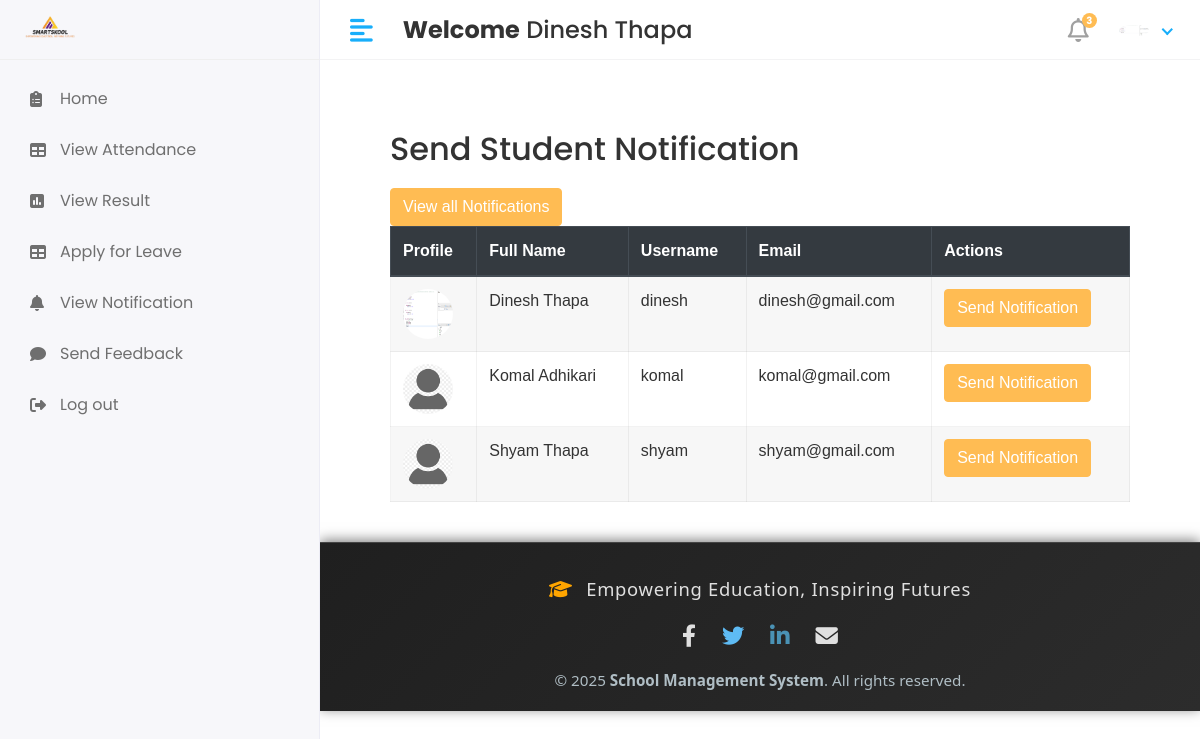
Screenshot of /Hod/Student/send_notification (signed in) with the database file from the repository.
### app/models.py (models this page shows, shortened)
class CustomUser(AbstractUser):
   USER= (
      (1,'hod'),
      (2,'staff'),
      (3,'student'),
    )
   user_type=models.CharField(choices=USER,max_length=50,default=1)
   profile_pic = models.ImageField(upload_to='media/profile_pics')

class student(models.Model):
    admin = models.OneToOneField(CustomUser, on_delete=models.DO_NOTHING)
    address = models.TextField()
    gender = models.CharField(max_length=10)
    phone_number = models.CharField(max_length=15, default='')
    course_id = models.ForeignKey(course, on_delete=models.DO_NOTHING)
    session_year_id = models.ForeignKey(session_year, on_delete=models.DO_NOTHING)
    created_at = models.DateField(auto_now_add=True)
    updated_at = models.DateField(auto_now=True)

### school_management_system/Hod_Views.py (the view)
# urls.py: path('Hod/Student/send_notification',Hod_Views.send_student_notification,name='send_student_notification'),
@login_required(login_url='/')
def send_student_notification(request):
    students = student.objects.all()
    see_notification = student_notification.objects.all().order_by('-id')[0:5]
    context = {
        'students': students,
        'see_notification': see_notification,
    }
    return render(request, 'Hod/send_student_notification.html',context)

### templates/Hod/send_student_notification.html (shortened to what this page needs)
{% extends 'base.html' %}
{%load static%}
{% block content%}
<div class="container" style="padding: 40px; font-family: Arial, sans-serif;">
    <h2 style="color: #333; margin-bottom: 20px;">Send Student Notification</h2>
    <button type="button" class="btn btn-primary" data-toggle="modal" data-target="#exampleModal">
     View all Notifications
    </button>
    <div class="table-responsive">
        <table id="studentTable" class="table table-striped table-bordered" style="width: 100%; background: #fff;">
            <thead class="thead-dark">
                <tr>
                    <th>Profile</th>
                    <th>Full Name</th>
                    <th>Username</th>
                    <th>Email</th>
                    <th>Actions</th>
                </tr>
            </thead>
            <tbody>
                {% for i in students %}
                <tr>
                    <td>
                        {% if i.admin.profile_pic %}
                            <img src="{{ i.admin.profile_pic.url }}" width="50" height="50" class="rounded-circle">
                        {% else %}
                            No Image
                        {% endif %}
                    </td>
                    <td>{{ i.admin.first_name }} {{ i.admin.last_name }}</td>
                    <td>{{ i.admin.username }}</td>
                    <td>{{ i.admin.email }}</td>
                    <td>
                       <button type="button" class="btn btn-primary" data-toggle="modal" data-target="#send_student_notification-{{forloop.counter}}">
                       Send Notification
                        </button>
                    </td>
                </tr>
                {% endfor %}
            </tbody>
        </table>
    </div>
</div>
{%endblock%}

### templates/includes/header.html (shortened to what this page needs)
{% load static %}
<div class="header">
    {% if user.user_type == '1' %}
            <div class="header-left">
               <a href="" class="logo">
               <img src="{% static 'assets/img/logo1.png'%}" alt="Logo" width="80" height="80">
               </a>
               <a href="index.html" class="logo logo-small">
               <img src="{% static 'assets/img/logo1.png'%}" alt="Logo" width="80" height="80">
               </a>
            </div>
            <a href="javascript:void(0);" id="toggle_btn">
            <i class="fas fa-align-left"></i>
            </a>
            <div class="top-nav-search mt-3" >
               <h4><strong>Welcome</strong>&nbsp;<span>{{user.first_name}} {{user.last_name}}</span></h4>
            </div>
            <a class="mobile_btn" id="mobile_btn">
            <i class="fas fa-bars"></i>
            </a>
            <ul class="nav user-menu">
               <li class="nav-item dropdown noti-dropdown">
                  <a href="#" class="dropdown-toggle nav-link" data-toggle="dropdown">
                  <i class="far fa-bell"></i> <span class="badge badge-pill">3</span>
                  </a>
                  <div class="dropdown-menu notifications">
                     <div class="topnav-dropdown-header">
                        <span class="notification-title">Notifications</span>
                        <a href="javascript:void(0)" class="clear-noti"> Clear All </a>
                     </div>
                     <div class="noti-content">
                        <ul class="notification-list">
                           <li class="notification-message">
                              <a href="#">
                                 <div class="media">
                                    <span class="avatar avatar-sm">
                                    <img class="avatar-img rounded-circle" alt="User Image" src="{{ user.profile.profile_pic.url }}">
                                    </span>
                                    <div class="media-body">
                                       <p class="noti-details"><span class="noti-title">Carlson Tech</span> has approved <span class="noti-title">your estimate</span></p>
                                       <p class="noti-time"><span class="notification-time">4 mins ago</span></p>
                                    </div>
                                 </div>
                              </a>
                           </li>
                           <li class="notification-message">
                              <a href="#">
                                 <div class="media">
                                    <span class="avatar avatar-sm">
                                    <img class="avatar-img rounded-circle" alt="User Image" src="{% static 'assets/img/profiles/avatar-11.jpg'%}">
                                    </span>
                                    <div class="media-body">
                                       <p class="noti-details"><span class="noti-title">International Software Inc</span> has sent you a invoice in the amount of <span class="noti-title">$218</span></p>
                                       <p class="noti-time"><span class="notification-time">6 mins ago</span></p>
                                    </div>
                                 </div>
                              </a>
                           </li>
                           <li class="notification-message">
                              <a href="#">
                                 <div class="media">
                                    <span class="avatar avatar-sm">
                                    <img class="avatar-img rounded-circle" alt="User Image" src="{% static 'assets/img/profiles/avatar-17.jpg'%}">
                                    </span>
                                    <div class="media-body">
                                       <p class="noti-details"><span class="noti-title">John Hendry</span> sent a cancellation request <span class="noti-title">Apple iPhone XR</span></p>
                                       <p class="noti-time"><span class="notification-time">8 mins ago</span></p>
                                    </div>
                                 </div>
                              </a>
                           </li>
                           <li class="notification-message">
                              <a href="#">
                                 <div class="media">
                                    <span class="avatar avatar-sm">
                                    <img class="avatar-img rounded-circle" alt="User Image" src="{% static 'assets/img/profiles/avatar-13.jpg'%}">
                                    </span>
                                    <div class="media-body">
                                       <p class="noti-details"><span class="noti-title">Mercury Software Inc</span> added a new product <span class="noti-title">Apple MacBook Pro</span></p>
                                       <p class="noti-time"><span class="notification-time">12 mins ago</span></p>
                                    </div>
                                 </div>
                              </a>
                           </li>
                        </ul>
                     </div>
                     <div class="topnav-dropdown-footer">
                        <a href="#">View all Notifications</a>
                     </div>
                  </div>
               </li>
               <li class="nav-item dropdown has-arrow">
                  <a href="#" class="dropdown-toggle nav-link" data-toggle="dropdown">
                    <span class="user-img">
                     {% if user.profile_pic and user.profile_pic.url %}
                        <span class="user-img">
                           <img class="rounded-circle" src="{{ user.profile_pic.url }}" width="30" alt="Profile">
                           <span class="status online"></span>
                        </span>
                     {% else %}
                        <span class="user-img">
                           <img class="rounded-circle" src="{% static 'assets/img/noimg.png' %}" width="30" alt="Profile">
                           <span class="status online"></span>
                        </span>
                     {% endif %}
                                 </span>
                  </a>
                  <div class="dropdown-menu">
                     <div class="user-header">
                        <div class="avatar avatar-sm">
                           {% if user.profile_pic and user.profile_pic.url %}
                              <img src="{{ user.profile_pic.url }}" alt="User Image" class="avatar-img rounded-circle">
                           {% else %}
                              <img src="{% static 'assets/img/noimg.png' %}" alt="User Image" class="avatar-img rounded-circle">
                           {% endif %}
                        </div>
                        <div class="user-text">
                           <h6>{{user.first_name}}&nbsp; {{user.last_name}}</h6>
                           {% if user.user_type == '1' %}
                           <p class="text-muted mb-0">HOD</p>
                           {%elif user.user_type == '2' %}
                           <p class="text-muted mb-0">Staff</p>
                           {%else%}
                           <p class="text-muted mb-0">Student</p>
                           {%endif%}
                        </div>
                     </div>
                     <a class="dropdown-item" href="#">My Profile</a>
                     <a class="dropdown-item" href="inbox.html">Inbox</a>
                     <a class="dropdown-item" href={% url 'logout' %}>Logout</a>
                  </div>
               </li>
            </ul>
         {%else%}
         <div class="header-left">
              <a href="" class="logo">
               <img src="{% static 'assets/img/logo1.png'%}" alt="Logo" width="80" height="80">
               </a>
            </div>
            <a href="javascript:void(0);" id="toggle_btn">
            <i class="fas fa-align-left"></i>
            </a>
            <div class="top-nav-search mt-3" >
               <h4><strong>Welcome</strong>&nbsp;<span>{{user.first_name}} {{user.last_name}}</span></h4>
            </div>
            <ul class="nav user-menu">
               <li class="nav-item dropdown noti-dropdown">
                  <a href="#" class="dropdown-toggle nav-link" data-toggle="dropdown">
                  <i class="far fa-bell"></i> <span class="badge badge-pill">3</span>
                  </a>
               </li>
               <li class="nav-item dropdown has-arrow">
                  <a href="#" class="dropdown-toggle nav-link" data-toggle="dropdown">
                    <span class="user-img">
                     {% if user.profile_pic and user.profile_pic.url %}
                        <span class="user-img">
                           <img class="rounded-circle" src="{{ user.profile_pic.url }}" width="30" alt="Profile">
                        </span>
                     {% else %}
                        <span class="user-img">
                           <img class="rounded-circle" src="{% static 'assets/img/noimg.png' %}" width="30" alt="Profile">
                           <span class="status online"></span>
                        </span>
                     {% endif %}
                                 </span>
                  </a>
               </li>
            </ul>
         {% endif %}
</div>

### static/assets/css/style.css (style rules this page uses)
html { height: 100%; }
body { background-color: #fff; color: #333; font-family: 'Poppins', sans-serif; font-size: 1rem; height: 100%; line-height: 1.5; overflow-x: hidden; }
h1, h2, h3, h4, h5, h6 { font-family: 'Poppins', sans-serif; margin-top: 0; }
a { color: #009ce7; }
input, button, a { transition: all 0.4s ease; -moz-transition: all 0.4s ease; -o-transition: all 0.4s ease; -ms-transition: all 0.4s ease; -webkit-transition: all 0.4s ease; }
input, input:focus, button, button:focus { outline: none; }
ul, ol { padding: 0px; list-style: none; }
.table { color: #333; max-width: 100%; margin-bottom: 0; width: 100%; }
.table-striped > tbody > tr:nth-of-type(2n+1) { background-color: #f8f9fa; }
.table thead tr th { font-weight: 600; }
.table tbody tr { border-bottom: 1px solid rgba(0, 0, 0, 0.05); }
.table-striped thead tr { border-color: transparent; }
.table-striped tbody tr { border-color: transparent; }
.table-striped tbody tr:nth-of-type(even) { background-color: rgba(255, 255, 255, 0.3); }
.table-striped tbody tr:nth-of-type(odd) { background-color: rgba(235, 235, 235, 0.4); }
.table-bordered { border: 1px solid rgba(0, 0, 0, 0.05) !important; }
.table-bordered th, .table-bordered td { border-color: rgba(0, 0, 0, 0.05); }
.btn-primary { background-color: #FFBC53; border: 1px solid #FFBC53; }
.header { background-color: #fff; border-bottom: 1px solid #f3f3f4; left: 0; position: fixed; right: 0; top: 0; z-index: 1001; height: 60px; }
.header .header-left { float: left; height: 60px; padding: 0 20px; position: relative; width: 320px; z-index: 1; transition: all 0.2s ease-in-out; background-color: #f7f7fa; border-bottom: 1px solid #efefef; border-right: 1px solid #ececf5; display: flex; align-items: center; }
.header .header-left .logo { display: inline-block; line-height: 60px; }
.header .header-left .logo img { max-height: 40px; width: auto; }
.header .dropdown-toggle:after { display: none; }
.header .has-arrow .dropdown-toggle:after { border-top: 0; border-left: 0; border-bottom: 2px solid #18aefa; border-right: 2px solid #18aefa; content: ''; height: 8px; display: inline-block; pointer-events: none; -webkit-transform-origin: 66% 66%; -ms-transform-origin: 66% 66%; transform-origin: 66% 66%; -webkit-transform: rotate(45deg); -ms-transform: rotate(45deg); transform: rotate(45deg); -webkit-transition: all 0.15s ease-in-out; transition: all 0.15s ease-in-out; width: 8px; vertical-align: 0px; }
.user-menu { float: right; margin: 0; position: relative; z-index: 99; padding-right: 15px; }
.user-menu.nav > li > a { color: #a0a0a0; font-size: 14px; line-height: 58px; padding: 0 15px; height: 60px; }
.user-img { margin-right: 3px; position: relative; }
.top-nav-search { float: left; margin-left: 15px; }
.user-menu.nav > li > a .badge { background-color: #FFBC53; display: block; font-size: 10px; font-weight: bold; height: 15px; width: 15px; position: absolute; right: 7px; top: 13px; color: #fff; padding: 3px; }
.user-menu.nav > li > a > i { font-size: 1.5rem; line-height: 60px; }
@media (min-width: 992px) { #toggle_btn { align-items: center; color: #18aefa; display: inline-flex; float: left; font-size: 26px; height: 60px; justify-content: center; margin-left: 15px; padding: 0 15px; } }

### rows the page displays
CustomUser: first_name "Dinesh", last_name "Thapa", profile_pic (picture)
student: admin.profile_pic (picture), admin.first_name "Dinesh", admin.last_name "Thapa", admin.username "dinesh", admin.email "dinesh@gmail.com"
student: admin.profile_pic (placeholder picture), admin.first_name "Komal", admin.last_name "Adhikari", admin.username "komal", admin.email "komal@gmail.com"
student: admin.profile_pic (placeholder picture), admin.first_name "Shyam", admin.last_name "Thapa", admin.username "shyam", admin.email "shyam@gmail.com"
